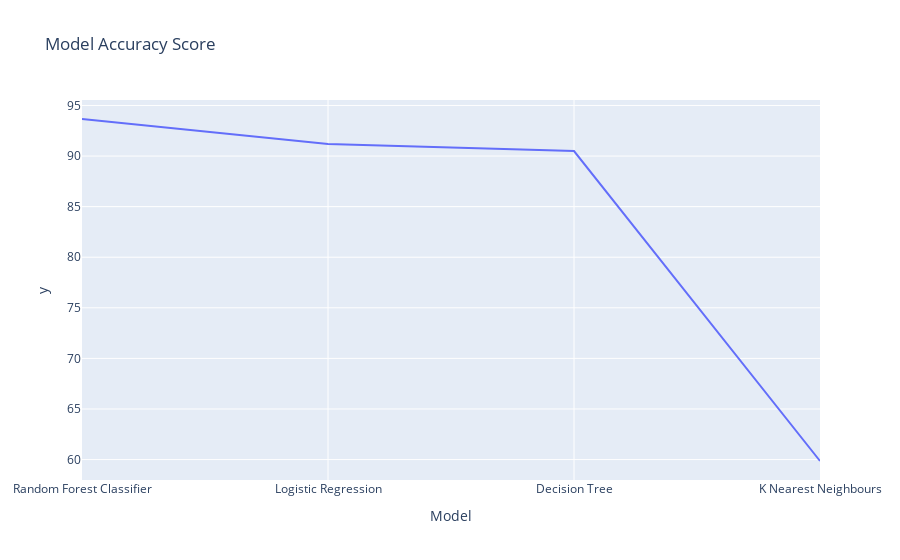

The notebook cell saved with this chart:
### Markdown cell above
# Visual representation of the accuracy of all models

### Code cell
res = pd.DataFrame({
    'Model':['Logistic Regression','Decision Tree','Random Forest Classifier','K Nearest Neighbours'],
    'Accuracy Score':[0.911972,0.904930,0.936620,0.598592]})
res=res.sort_values('Accuracy Score',ascending=False)
px.line(data_frame=res,x=res['Model'],y=res['Accuracy Score']*100,title='Model Accuracy Score').show()

### Figure 1 — Plotly figure (JSON) as saved in the notebook; plotly's stock layout.template omitted (floating-point values rounded to 4 significant figures)
{"data": [{"hovertemplate": "Model=%{x}<br>y=%{y}<extra></extra>", "legendgroup": "", "line": {"color": "#636efa", "dash": "solid"}, "marker": {"symbol": "circle"}, "mode": "lines", "name": "", "orientation": "v", "showlegend": false, "type": "scatter", "x": ["Random Forest Classifier", "Logistic Regression", "Decision Tree", "K Nearest Neighbours"], "xaxis": "x", "y": [93.66, 91.2, 90.49, 59.86], "yaxis": "y"}], "layout": {"legend": {"tracegroupgap": 0}, "title": {"text": "Model Accuracy Score"}, "xaxis": {"anchor": "y", "domain": [0, 1], "title": {"text": "Model"}}, "yaxis": {"anchor": "x", "domain": [0, 1], "title": {"text": "y"}}}}
